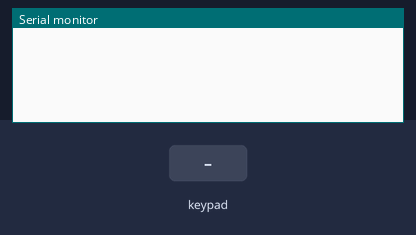
Bench run of a sketch on a simulated Arduino Uno, built with avr-gcc and run on an emulated ATmega328P. On the bench: the last lines printed to the serial monitor. The inputs (shaded band) are chosen by the test bench.

Above: at 1.2 s.
1.3 s: key '1' pressed
At 1.7 s:
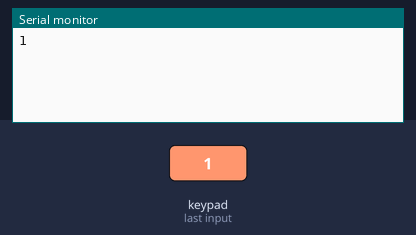
2.8 s: keypad keys 9 8 7 6 # pressed 0.4 s apart
At 5.4 s:
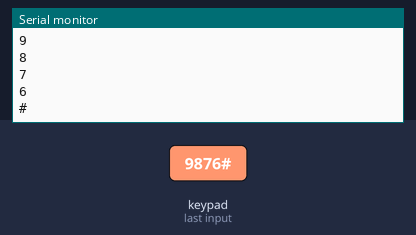
6.3 s: key '=' pressed
At 6.8 s:
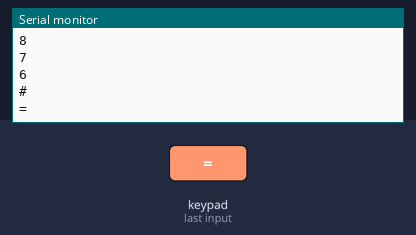
7.8 s: keypad keys 1 2 1 1 1 0 pressed 0.4 s apart
At 10.6 s:
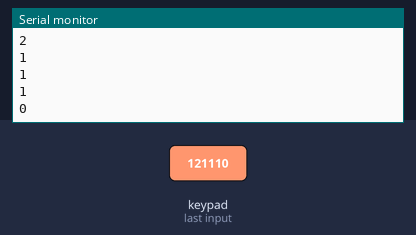
Timing chart, 0 to 12.1 s (numbered marks = the images above; inputs shaded):
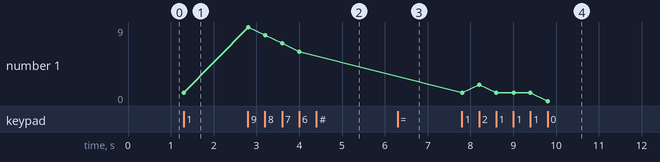

Measured:
- after the input at 1.3 s, the serial monitor: prints a new line at once (image 1)
- after the input at 2.8 s, the serial monitor: prints a new line at once (image 2)
- after the input at 6.3 s, the serial monitor: prints a new line at once (image 3)
- after the input at 7.8 s, the serial monitor: prints a new line at once (image 4)
- plotted number 1: 1 → 6 after the input at 2.8 s, 6 → 0 after the input at 7.8 s

The sketch:

KeyPad.ino
```cpp
#include <Keypad.h>

const byte rows = 4; //four rows
const byte cols = 3; //four columns
//define the cymbols on the buttons of the keypads
char hexaKeyers[rows][cols] = {
  {'1','2','3'},
  {'4','5','6'},
  {'7','8','9'},
  {'#','0','='}
};
byte row_Pins[rows] = {9, 8, 7, 6}; //connect to the row pinouts of the keypad
byte col_Pins[cols] = {12, 11, 10}; //connect to the column pinouts of the keypad

//initialize an instance of class NewKeypad
Keypad cust_keypad = Keypad( makeKeymap(hexaKeyers), row_Pins, col_Pins, rows, cols);

void setup(){
  Serial.begin(9600);

}

void loop(){
  char cust_key = cust_keypad.getKey();

  if (cust_key){
    Serial.println(cust_key);
  }
}
```
